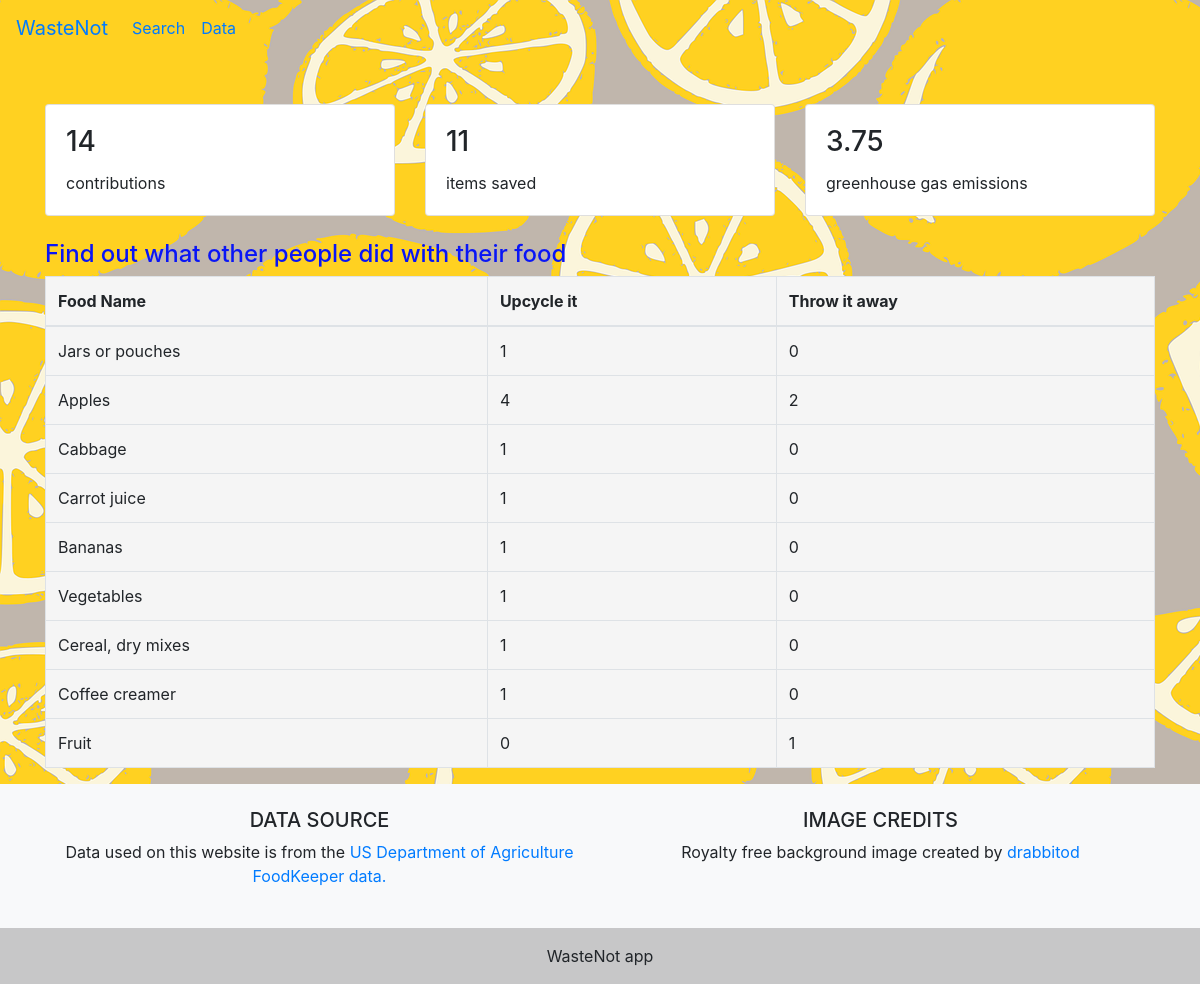
The page /history/ on the database its author committed.
### apps/tracker/models.py (models this page shows)
class FoodAdvice(models.Model):
    RECOMMEND = (
        ('Yes', 'Yes'),
        ('No', 'No')
    )
    food_id = models.CharField(max_length=10)
    category_name = models.CharField(max_length=100, null=True)
    name = models.CharField(max_length=100)
    name_subtitle = models.CharField(max_length=100, null=True)
    keywords = models.CharField(max_length=300, null=True)
    pantry_max_days = models.CharField(max_length=100)
    pantry_tips = models.CharField(max_length=300)
    fridge_needed = models.CharField(max_length=5, null=True, choices=RECOMMEND)
    refrigerate_max_days = models.PositiveIntegerField(null=True)
    refrigerate_ao_max_days = models.PositiveIntegerField(null=True)
    refrigerate_tips = models.CharField(max_length=300)
    freeze_recommended = models.CharField(max_length=5, null=True, choices=RECOMMEND)
    compost = models.CharField(max_length=10)
    food_waste_index = models.CharField(max_length=100)
    def __str__(self):
        return self.name

### apps/tracker/views.py (the view)
# urls.py: path('history/', views.history, name='history'),
def history(request):
    foodhistory = FoodHistory.objects.all()
    food_counts = {}
    for item in foodhistory:
        food_name = item.food
        eaten = item.eaten
        if food_name not in food_counts:
            food_counts[food_name] = {'thrown_away': 0, 'upcycled': 0}
        if eaten == 'thrown_away':
            food_counts[food_name]['thrown_away'] += 1
        elif eaten == 'upcycled':
            food_counts[food_name]['upcycled'] += 1
    return render(request, 'tracker/history.html', {'food_counts': food_counts})

### apps/tracker/templatetags/tags.py (called while the page is built)
@register.simple_tag
def metric_contributions(request):
    upcycled_count = FoodHistory.objects.filter(eaten='upcycled').count()
    thrown_count = FoodHistory.objects.filter(eaten='thrown_away').count()
    contributions = upcycled_count + thrown_count # contributions to website, not eg donations
    return contributions

@register.simple_tag
def metric_emissions(request):
    thrown_count = FoodHistory.objects.filter(eaten='thrown_away').count()
    emissions = 0.5 * 2.5 * thrown_count # assume 0.5kg per item, 2.5kg CO2 saved per kg
    return emissions

@register.simple_tag
def metric_items_saved(request):
    upcycled_count = FoodHistory.objects.filter(eaten='upcycled').count()
    return upcycled_count

### apps/tracker/templates/tracker/history.html (shortened to what this page needs)
<!DOCTYPE html>
<html>
<head>
    <link rel="stylesheet" href="https://maxcdn.bootstrapcdn.com/bootstrap/4.5.2/css/bootstrap.min.css">
</head>
<body>
    {% extends "tracker/base.html" %}
    {% block content %}
    {% load static %}
    <link rel="stylesheet", href="{% static 'css/main.css' %}">
    <div class="container">
        <div class="row">
            <div class="col-md-12">
                <h4><font color = "#0915F6">Find out what other people did with their food </h4></font>
                <table id = "foodHistory" class="table table-bordered" style = "background-color: whitesmoke">
                    <thead>
                        <tr>
                            <th>Food Name</th>
                            <th>Upcycle it</th>
                            <th>Throw it away</th>
                        </tr>
                    </thead>
                    <tbody>
                        {% for key, value in food_counts.items %}
                            <tr>
                                <td>{{ key }}</td>
                                <td>{{ value.upcycled }}</td>
                                <td>{{ value.thrown_away }}</td>
                            </tr>
                        {% empty %}
                            <tr>
                                <td colspan="3">No food history available.</td>
                            </tr>
                        {% endfor %}
                    </tbody>
                </table>
            </div>
        </div>
    </div>
    {% endblock %}

### apps/tracker/templates/tracker/base.html (shortened to what this page needs)
{% load tags %}
{% load static %}
<html lang="en">
    <head>
        <link rel="stylesheet" href="https://maxcdn.bootstrapcdn.com/bootstrap/4.5.2/css/bootstrap.min.css">
        <link rel="stylesheet", href="{% static 'css/main.css' %}">
        <nav class="navbar navbar-expand-lg navbar-transparent">
            <a class="navbar-brand" href="{% url 'intro' %}">WasteNot</a>
            <div class="collapse navbar-collapse" id="navbarSupportedContent">
            <ul class="navbar-nav mr-auto">
                <li class="nav-item active">
                <a class="nav-link" href="{% url 'food_tracker' %}">Search <span class="sr-only">(current)</span></a>
                </li>
                <li class="nav-item active">
                    <a class="nav-link" href="{% url 'history' %}">Data <span class="sr-only">(current)</span></a>
                </li>
            </ul>
            </div>
        </nav>
</head>
<body>
    <div id = "header">
        <div class = "pt-5">
        <div class = "container">
            <div class = "row">
                <div class = "col-md-4">
                    <div class="card mb-4">
                        <div class="card-body">
                            <h3 class="card-title"> {% metric_contributions request %} </h3>
                            <p class="card-text">contributions</p>
                        </div>
                    </div>
                </div>
                <div class = "col-md-4">
                    <div class="card mb-4">
                        <div class="card-body">
                            <h3 class="card-title">{% metric_items_saved request %} </h3>
                            <p class="card-text">items saved </p>
                        </div>
                    </div>
                </div>
                <div class = "col-md-4">
                    <div class="card mb-4">
                        <div class="card-body">
                            <h3 class="card-title">{% metric_emissions request %}</h3>
                            <p class="card-text">greenhouse gas emissions</p>
                        </div>
                    </div>
                </div>
            </div>
        </div>
        </div>
    </div>
    <div id="main-content" >
        {% block content%}{% endblock %}
    </div>
    <div id="footer">
        <footer class="bg-light text-center text-lg-start">
            <div class="container p-4">
              <div class="row">
                <div class="col-lg-6 col-md-12 mb-4 mb-md-0">
                  <h5 class="text-uppercase">Data source</h5>
                  <p>
                   Data used on this website is from the <a href ="https://catalog.data.gov/dataset/fsis-foodkeeper-data"> US Department of Agriculture FoodKeeper data.</a>
                  </p>
                </div>
                <div class="col-lg-6 col-md-12 mb-4 mb-md-0">
                  <h5 class="text-uppercase">Image credits</h5>
                  <p>
                  Royalty free background image created by <a href = "https://pixabay.com/users/drabbitod-23650072/">drabbitod</a>
                  </p>
                </div>
              </div>
            </div>
            <div class="text-center p-3" style="background-color: rgba(0, 0, 0, 0.2);">
            WasteNot app
            </div>
          </footer>
    </div>
</body>
</html>

### apps/tracker/static/css/main.css (style rules this page uses)
body { background-image: url('/static/img/lemons.png'); background-repeat: repeat-y; }

### rows shown on the page
FoodAdvice: name "Jars or pouches", upcycled "1", thrown_away "0"
FoodAdvice: name "Apples", upcycled "4", thrown_away "2"
FoodAdvice: name "Cabbage", upcycled "1", thrown_away "0"
FoodAdvice: name "Carrot juice", upcycled "1", thrown_away "0"
FoodAdvice: name "Bananas", upcycled "1", thrown_away "0"
FoodAdvice: name "Vegetables", upcycled "1", thrown_away "0"
FoodAdvice: name "Cereal, dry mixes", upcycled "1", thrown_away "0"
FoodAdvice: name "Coffee creamer", upcycled "1", thrown_away "0"
FoodAdvice: name "Fruit", upcycled "0", thrown_away "1"
